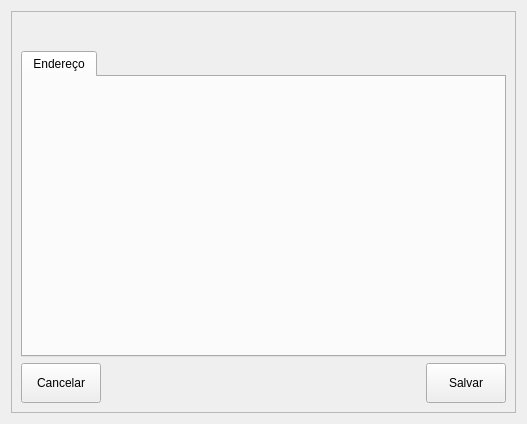
<?xml version="1.0" encoding="UTF-8"?>
<ui version="4.0">
  <class>FormEmpresaDetalhe</class>
  <widget class="QWidget" name="FormEmpresaDetalhe">
    <property name="geometry">
      <rect>
        <x>0</x>
        <y>0</y>
        <width>527</width>
        <height>424</height>
      </rect>
    </property>
    <property name="windowTitle">
      <string>Form</string>
    </property>
    <layout class="QVBoxLayout" name="verticalLayout_2">
      <item>
        <widget class="QScrollArea" name="scrollArea">
          <property name="widgetResizable">
            <bool>true</bool>
          </property>
          <widget class="QWidget" name="scrollAreaWidgetContents">
            <property name="geometry">
              <rect>
                <x>0</x>
                <y>0</y>
                <width>507</width>
                <height>404</height>
              </rect>
            </property>
            <layout class="QVBoxLayout" name="verticalLayout_4">
              <item>
                <layout class="QVBoxLayout" name="verticalLayout_3">
                  <item>
                    <widget class="InputRadioGroup" name="rgPessoa" native="true" />
                  </item>
                  <item>
                    <layout class="QHBoxLayout" name="horizontalLayout">
                      <item>
                        <widget class="InputMasked" name="edtCPF" native="true">
                          <property name="mask" stdset="0">
                            <string>999.999.999-99;_</string>
                          </property>
                          <property name="labelText" stdset="0">
                            <string>CPF</string>
                          </property>
                        </widget>
                      </item>
                      <item>
                        <widget class="InputMasked" name="edtCNPJ" native="true">
                          <property name="mask" stdset="0">
                            <string>99.999.999/9999-99;_</string>
                          </property>
                          <property name="labelText" stdset="0">
                            <string>CNPJ</string>
                          </property>
                        </widget>
                      </item>
                    </layout>
                  </item>
                  <item>
                    <widget class="InputText" name="edtRazaoSocial" native="true">
                      <property name="minimumSize">
                        <size>
                          <width>0</width>
                          <height>0</height>
                        </size>
                      </property>
                      <property name="labelText" stdset="0">
                        <string>Razão Social</string>
                      </property>
                    </widget>
                  </item>
                  <item>
                    <widget class="InputText" name="edtNomeFantasia" native="true">
                      <property name="minimumSize">
                        <size>
                          <width>0</width>
                          <height>0</height>
                        </size>
                      </property>
                      <property name="labelText" stdset="0">
                        <string>Nome Fantasia</string>
                      </property>
                    </widget>
                  </item>
                  <item>
                    <layout class="QHBoxLayout" name="horizontalLayout_4">
                      <item>
                        <widget class="InputText" name="edtInscricaoEstadual" native="true">
                          <property name="labelText" stdset="0">
                            <string>Inscrição Estadual</string>
                          </property>
                        </widget>
                      </item>
                      <item>
                        <widget class="InputText" name="edtInscricaoMunicipal" native="true">
                          <property name="labelText" stdset="0">
                            <string>Inscrição Municipal</string>
                          </property>
                        </widget>
                      </item>
                      <item>
                        <widget class="InputComboBox" name="cbRegimeTributario" native="true">
                          <property name="labelText" stdset="0">
                            <string>Regime Tributário</string>
                          </property>
                        </widget>
                      </item>
                    </layout>
                  </item>
                  <item>
                    <widget class="QTabWidget" name="tabWidget">
                      <property name="currentIndex">
                        <number>0</number>
                      </property>
                      <widget class="QWidget" name="tabEndereco">
                        <attribute name="title">
                          <string>Endereço</string>
                        </attribute>
                        <layout class="QVBoxLayout" name="verticalLayout">
                          <item>
                            <widget class="InputMasked" name="edtCEP" native="true">
                              <property name="mask" stdset="0">
                                <string>99.999-999;_</string>
                              </property>
                              <property name="labelText" stdset="0">
                                <string>CEP</string>
                              </property>
                            </widget>
                          </item>
                          <item>
                            <layout class="QHBoxLayout" name="horizontalLayout_2">
                              <item>
                                <widget class="InputText" name="edtLogradouro" native="true">
                                  <property name="labelText" stdset="0">
                                    <string>Logradouro</string>
                                  </property>
                                </widget>
                              </item>
                              <item>
                                <widget class="InputText" name="edtNumero" native="true">
                                  <property name="maximumSize">
                                    <size>
                                      <width>100</width>
                                      <height>16777215</height>
                                    </size>
                                  </property>
                                  <property name="labelText" stdset="0">
                                    <string>Número</string>
                                  </property>
                                </widget>
                              </item>
                            </layout>
                          </item>
                          <item>
                            <widget class="InputText" name="edtComplemento" native="true">
                              <property name="labelText" stdset="0">
                                <string>Complemento</string>
                              </property>
                            </widget>
                          </item>
                          <item>
                            <widget class="InputText" name="edtBairro" native="true">
                              <property name="labelText" stdset="0">
                                <string>Bairro</string>
                              </property>
                            </widget>
                          </item>
                          <item>
                            <layout class="QHBoxLayout" name="horizontalLayout_3">
                              <item>
                                <widget class="InputComboBox" name="cbUF" native="true">
                                  <property name="maximumSize">
                                    <size>
                                      <width>50</width>
                                      <height>16777215</height>
                                    </size>
                                  </property>
                                  <property name="labelText" stdset="0">
                                    <string>UF</string>
                                  </property>
                                </widget>
                              </item>
                              <item>
                                <widget class="InputComboBox" name="cbCidade" native="true">
                                  <property name="labelText" stdset="0">
                                    <string>Cidade</string>
                                  </property>
                                </widget>
                              </item>
                            </layout>
                          </item>
                          <item>
                            <spacer name="verticalSpacer">
                              <property name="orientation">
                                <enum>Qt::Orientation::Vertical</enum>
                              </property>
                              <property name="sizeHint" stdset="0">
                                <size>
                                  <width>20</width>
                                  <height>40</height>
                                </size>
                              </property>
                            </spacer>
                          </item>
                        </layout>
                      </widget>
                    </widget>
                  </item>
                </layout>
              </item>
              <item>
                <layout class="QHBoxLayout" name="horizontalLayout_41">
                  <item>
                    <widget class="InputButton" name="btnCancelar">
                      <property name="minimumSize">
                        <size>
                          <width>0</width>
                          <height>40</height>
                        </size>
                      </property>
                      <property name="text">
                        <string>Cancelar</string>
                      </property>
                    </widget>
                  </item>
                  <item>
                    <spacer name="horizontalSpacer">
                      <property name="orientation">
                        <enum>Qt::Orientation::Horizontal</enum>
                      </property>
                      <property name="sizeHint" stdset="0">
                        <size>
                          <width>40</width>
                          <height>20</height>
                        </size>
                      </property>
                    </spacer>
                  </item>
                  <item>
                    <widget class="InputButton" name="btnSalvar">
                      <property name="minimumSize">
                        <size>
                          <width>0</width>
                          <height>40</height>
                        </size>
                      </property>
                      <property name="text">
                        <string>Salvar</string>
                      </property>
                      <property name="colorScheme" stdset="0">
                        <enum>InputButton::Primary</enum>
                      </property>
                    </widget>
                  </item>
                </layout>
              </item>
            </layout>
          </widget>
        </widget>
      </item>
    </layout>
  </widget>
  <customwidgets>
    <customwidget>
      <class>InputButton</class>
      <extends>QPushButton</extends>
      <header>presentation/components/inputs/InputButton.h</header>
    </customwidget>
    <customwidget>
      <class>InputMasked</class>
      <extends>QWidget</extends>
      <header>presentation/components/inputs/InputMasked.h</header>
      <container>1</container>
    </customwidget>
    <customwidget>
      <class>InputText</class>
      <extends>QWidget</extends>
      <header>presentation/components/inputs/InputText.h</header>
      <container>1</container>
    </customwidget>
    <customwidget>
      <class>InputRadioGroup</class>
      <extends>QWidget</extends>
      <header>presentation/components/inputs/InputRadioGroup.h</header>
      <container>1</container>
    </customwidget>
    <customwidget>
      <class>InputComboBox</class>
      <extends>QWidget</extends>
      <header>presentation/components/inputs/InputComboBox.h</header>
      <container>1</container>
    </customwidget>
  </customwidgets>
  <resources />
  <connections />
</ui>
